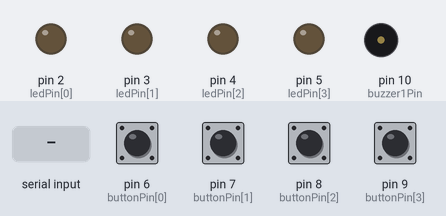
Recording of a sketch running on a simulated Arduino Uno, built with avr-gcc and run on an emulated ATmega328P. Shown: output pins drawn as LEDs (lit = HIGH), buzzer (waves = sounding). Dashed ring = blinking. The test bench sets the inputs (shaded band); at power-on: pin 6 (buttonPin[0]), pin 7 (buttonPin[1]), pin 8 (buttonPin[2]), pin 9 (buttonPin[3]) LOW.

Above: at 1.2 s.
1.3 s: pin 6 (buttonPin[0]) pulled HIGH for 0.15 s
At 2.6 s:
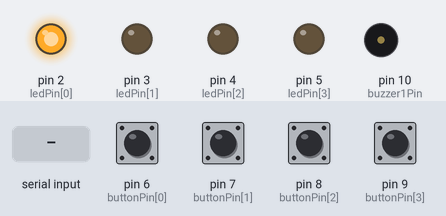
2.9 s: byte 30 received over Serial
At 4.14 s:
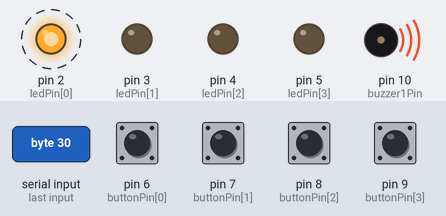
Timing chart, 0 to 11.9 s (numbered marks = the images above; inputs shaded):
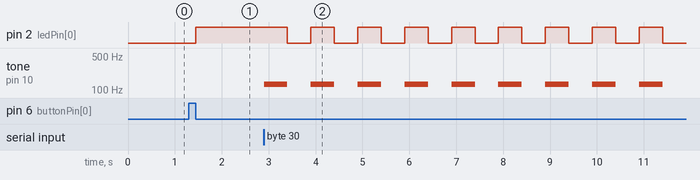

The sketch:

Senior_Design_Prototype_v2.ino
```cpp
const double bpm = 120;
double period; //in ms

const int playButtonPin = 1;

const int ledPin[] = {2, 3, 4, 5}; // {2 4}
                                   // {3 5}

const int buttonPin[] = {6, 7, 8, 9}; // {6 8}
                                      // {7 9}

const int buzzer1Pin = 10;
const double buzzer1Freq = 130.81; //C3 note
const int buzzer2Pin = 11; //2 because buzzer
const double buzzer2Freq = 391.995; //G4 note

const int thingCount = 4;

int song[4] = {}; //le song is 4 bytes
bool playing = false;

int lastButtonState[4] = {};
int currentButtonState[4] = {};

int lastPlayButtonState = 0;
int currentPlayButtonState = 0;

unsigned long timeNow;
bool breakMe = false;

int incomingByte = 0; //for incoming serial data - write 1 to play song and write 0 to stop song

void setup() {
  Serial.begin(9600);
  period = 1000 * (60 / bpm);
  pinMode(playButtonPin, INPUT);
  for (int i = 0; i < thingCount; i++) {
    pinMode(ledPin[i], OUTPUT);
    pinMode(buttonPin[i], INPUT);
  }
  pinMode(buzzer1Pin, OUTPUT);
  pinMode(buzzer2Pin, OUTPUT);
}

void loop() {
  if ((playing || incomingByte) && (song[0] || song[1] || song[2] || song[3])) {
    for (int i = 0; i < thingCount; i++) {
      digitalWrite(ledPin[i], LOW);
    }
    currentPlayButtonState = 0;
    lastPlayButtonState = 0;
    while (1) {
      //play the song
      noTone(buzzer1Pin);
      noTone(buzzer2Pin);
      for (int i = 0; i < thingCount / 2; i++) {
        digitalWrite(ledPin[i], song[i]);
        digitalWrite(ledPin[i + 2], LOW);
      }
      if (song[0]) {
        tone(buzzer1Pin, buzzer1Freq);
      }
      if (song[1]) {
        tone(buzzer2Pin, buzzer2Freq);
      }

      delayFunc(period);

      if (breakMe) {
        breakMe = false;
        break;
      }

      noTone(buzzer1Pin);
      noTone(buzzer2Pin);

      for (int i = 0; i < thingCount / 2; i++) {
        digitalWrite(ledPin[i], LOW);
        digitalWrite(ledPin[i + 2], song[i + 2]);
      }

      if (song[2]) {
        tone(buzzer1Pin, buzzer1Freq);
      }
      if (song[3]) {
        tone(buzzer2Pin, buzzer2Freq);
      }

      delayFunc(period);

      if (breakMe) {
        breakMe = false;
        break;
      }
    }
    playing = false;
    noTone(buzzer1Pin);
    noTone(buzzer2Pin);

  } else {
    currentPlayButtonState = 0;
    lastPlayButtonState = 0;
    while (!(lastPlayButtonState == HIGH && currentPlayButtonState == LOW) && !incomingByte) {
      for (int i = 0; i < thingCount; i++) {
        lastButtonState[i] = currentButtonState[i];
        currentButtonState[i] = digitalRead(buttonPin[i]);

        if (lastButtonState[i] == HIGH && currentButtonState[i] == LOW) {
          song[i] = !song[i];
        }
        digitalWrite(ledPin[i], song[i]);
      }
      lastPlayButtonState = currentPlayButtonState;
      currentPlayButtonState = digitalRead(playButtonPin);
      if (Serial.available() > 0) {
        incomingByte = Serial.read();
      }
    }
    playing = true;
  }
}

void delayFunc(double per) {
  timeNow = millis();
  while (millis() < timeNow + per) {
    lastPlayButtonState = currentPlayButtonState;
    currentPlayButtonState = digitalRead(playButtonPin);
    if (Serial.available() > 0) {
      incomingByte = Serial.read();
    }
    if ((lastPlayButtonState == HIGH && currentPlayButtonState == LOW) || !incomingByte) {
      breakMe = true;
      break;
    }
  }
}
```

Measured:
- after the input at 1.3 s, pin 2 (ledPin[0]): LOW → HIGH after 0.15 s
- after the input at 2.9 s, pin 2 (ledPin[0]): alternates HIGH for 0.50 s and LOW for 0.50 s, starting after 0.50 s; tone on pin 10 (buzzer1Pin): alternates 130 Hz for 0.50 s and silent for 0.50 s, starting at once
